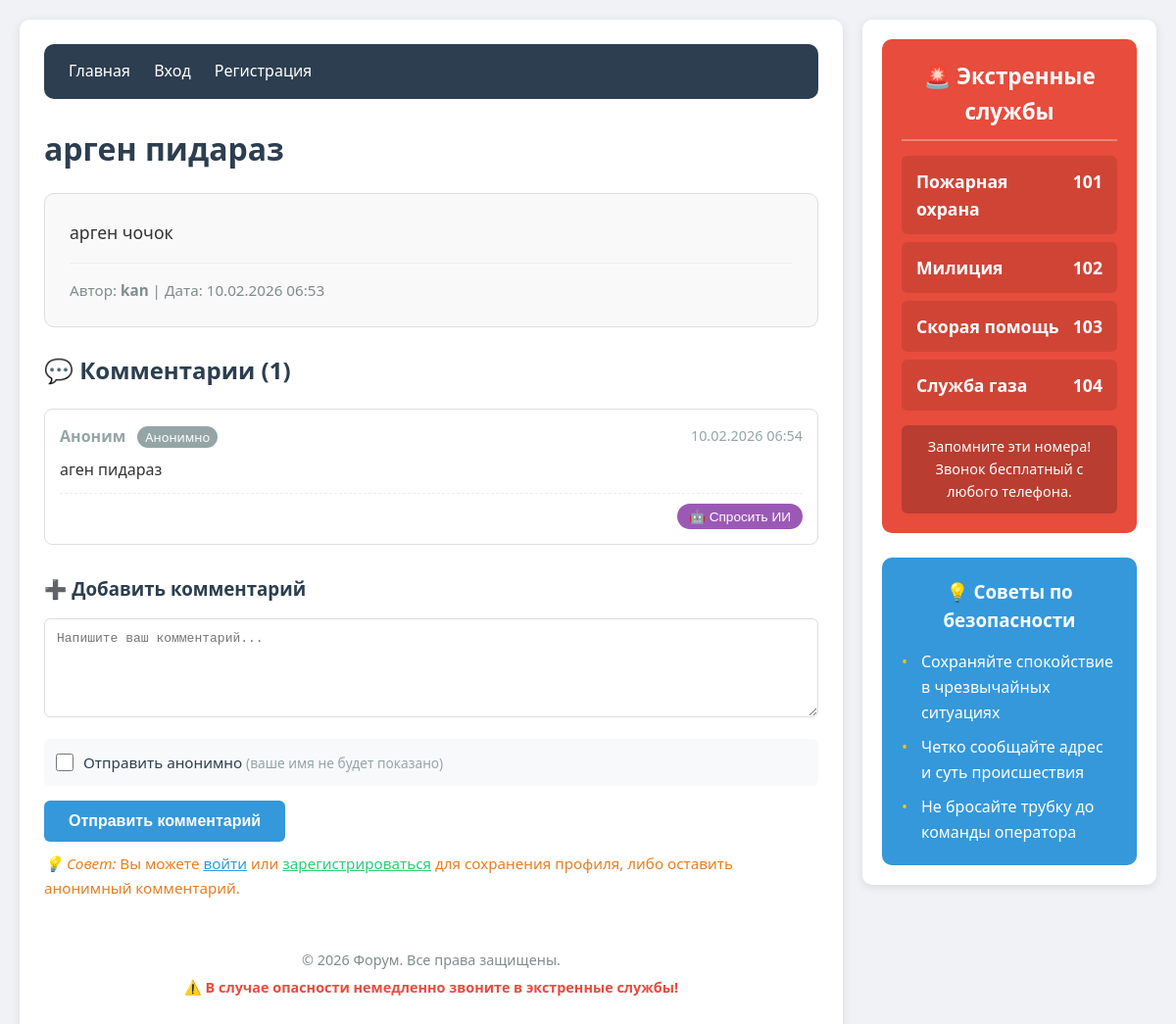
/post/1, run on the app's committed database.
### main.py (models this page shows)
class Post(db.Model):
    id = db.Column(db.Integer, primary_key=True)
    title = db.Column(db.String(200), nullable=False)
    content = db.Column(db.Text, nullable=False)
    user_id = db.Column(db.Integer, db.ForeignKey('user.id'), nullable=False)
    created_at = db.Column(db.DateTime, default=datetime.utcnow)
    comments = db.relationship('Comment', backref='post', lazy=True)

class User(db.Model):
    id = db.Column(db.Integer, primary_key=True)
    username = db.Column(db.String(80), unique=True, nullable=False)
    email = db.Column(db.String(120), unique=True, nullable=False)
    password = db.Column(db.String(200), nullable=False)
    posts = db.relationship('Post', backref='author', lazy=True)
    comments = db.relationship('Comment', backref='author', lazy=True)
    created_at = db.Column(db.DateTime, default=datetime.utcnow)

class Comment(db.Model):
    id = db.Column(db.Integer, primary_key=True)
    content = db.Column(db.Text, nullable=False)
    user_id = db.Column(db.Integer, db.ForeignKey('user.id'), nullable=True)
    post_id = db.Column(db.Integer, db.ForeignKey('post.id'), nullable=False)
    is_anonymous = db.Column(db.Boolean, default=False)
    created_at = db.Column(db.DateTime, default=datetime.utcnow)

### main.py (the view, shortened to what this page needs)
@app.route('/post/<int:post_id>', methods=['GET', 'POST'])
def view_post(post_id):
    post = Post.query.get_or_404(post_id)
    return render_template('view_post.html', post=post, emergency_services=EMERGENCY_SERVICES)

### pythonProject/templates/view_post.html (shortened to what this page needs)
{% extends "base.html" %}
{% block content %}
    <h1 style="margin-bottom: 20px; color: #2c3e50;">{{ post.title }}</h1>
    <div style="border: 1px solid #ddd; padding: 25px; margin-bottom: 25px; border-radius: 10px; background-color: #f9f9f9;">
        <div style="margin-bottom: 15px;">
            <p style="font-size: 1.1em; line-height: 1.7;">{{ post.content }}</p>
        </div>
        <div style="color: #7f8c8d; font-size: 0.95em; border-top: 1px solid #eee; padding-top: 15px;">
            <p>
                Автор: <strong>{{ post.author.username }}</strong> |
                Дата: {{ post.created_at.strftime('%d.%m.%Y %H:%M') }}
            </p>
        </div>
    </div>
    <h2 style="margin-bottom: 20px; color: #2c3e50; display: flex; align-items: center;">
        💬 Комментарии ({{ post.comments|length }})
    </h2>
    {% if post.comments %}
        {% for comment in post.comments|sort(attribute='created_at') %}
            <div class="comment-block" style="border: 1px solid #e0e0e0; padding: 15px; margin-bottom: 15px; border-radius: 8px; background-color: white; position: relative;">
                <div style="display: flex; justify-content: space-between; margin-bottom: 8px;">
                    <div>
                        {% if comment.is_anonymous %}
                            <strong style="color: #95a5a6;">Аноним</strong>
                            <span class="anonymous-badge">Анонимно</span>
                        {% else %}
                            <strong style="color: #3498db;">{{ comment.author.username }}</strong>
                        {% endif %}
                    </div>
                    <span style="color: #95a5a6; font-size: 0.9em;">
                        {{ comment.created_at.strftime('%d.%m.%Y %H:%M') }}
                    </span>
                </div>
                <p style="margin-bottom: 10px; line-height: 1.6;">{{ comment.content }}</p>
                <div style="display: flex; justify-content: space-between; align-items: center; margin-top: 10px; padding-top: 10px; border-top: 1px dashed #eee;">
                    <button class="ai-btn" data-comment-id="{{ comment.id }}" style="background-color: #9b59b6; color: white; border: none; padding: 5px 12px; border-radius: 15px; font-size: 0.85em; cursor: pointer; display: flex; align-items: center; gap: 5px;">
                        🤖 Спросить ИИ
                    </button>
                </div>
            </div>
        {% endfor %}
    {% else %}
        <div style="text-align: center; padding: 30px; background-color: #f8f9fa; border-radius: 8px; color: #95a5a6;">
            <p>Пока нет комментариев. Будьте первым!</p>
        </div>
    {% endif %}
    <h3 style="margin: 30px 0 15px; color: #2c3e50;">➕ Добавить комментарий</h3>
    <form method="POST" action="{{ url_for('view_post', post_id=post.id) }}">
        <div style="margin-bottom: 15px;">
            <textarea name="content" required rows="5" style="width: 100%; padding: 12px; border: 1px solid #ddd; border-radius: 6px; font-size: 1em; resize: vertical;" placeholder="Напишите ваш комментарий..."></textarea>
        </div>
        <div style="margin-bottom: 15px; display: flex; align-items: center; gap: 10px; background-color: #f8f9fa; padding: 12px; border-radius: 6px;">
            <input type="checkbox" id="is_anonymous" name="is_anonymous" style="width: 18px; height: 18px;">
            <label for="is_anonymous" style="font-size: 0.95em; color: #2c3e50;">
                Отправить анонимно <span style="color: #95a5a6; font-size: 0.9em;">(ваше имя не будет показано)</span>
            </label>
        </div>
        <button type="submit" style="padding: 12px 25px; background-color: #3498db; color: white; border: none; border-radius: 6px; cursor: pointer; font-size: 1em; font-weight: bold; transition: background-color 0.3s;">
            Отправить комментарий
        </button>
        {% if not session.username %}
            <p style="margin-top: 10px; color: #e67e22; font-size: 0.95em;">
                <i>💡 Совет:</i> Вы можете <a href="{{ url_for('login') }}" style="color: #3498db; text-decoration: underline;">войти</a> или <a href="{{ url_for('register') }}" style="color: #2ecc71; text-decoration: underline;">зарегистрироваться</a> для сохранения профиля, либо оставить анонимный комментарий.
            </p>
        {% endif %}
    </form>
{% endblock %}

### pythonProject/templates/base.html (style rules this page uses)
* { margin: 0; padding: 0; box-sizing: border-box; }
body { font-family: 'Segoe UI', Tahoma, Geneva, Verdana, sans-serif; line-height: 1.6; background-color: #f0f2f5; color: #333; }
.anonymous-badge { background-color: #95a5a6; color: white; padding: 2px 8px; border-radius: 12px; font-size: 0.8em; margin-left: 8px; }

### data on the page
Post: title "арген пидараз", content "арген чочок", created_at "10.02.2026 06:53"
User: author.username "kan"
Comment: is_anonymous "Аноним", created_at "10.02.2026 06:54", content "аген пидараз"

### other printed values
{{ post.comments|length }} "1"
{{ service.name }} "Пожарная охрана" "Милиция" "Скорая помощь" "Служба газа"
{{ service.phone }} "101" "102" "103" "104"
